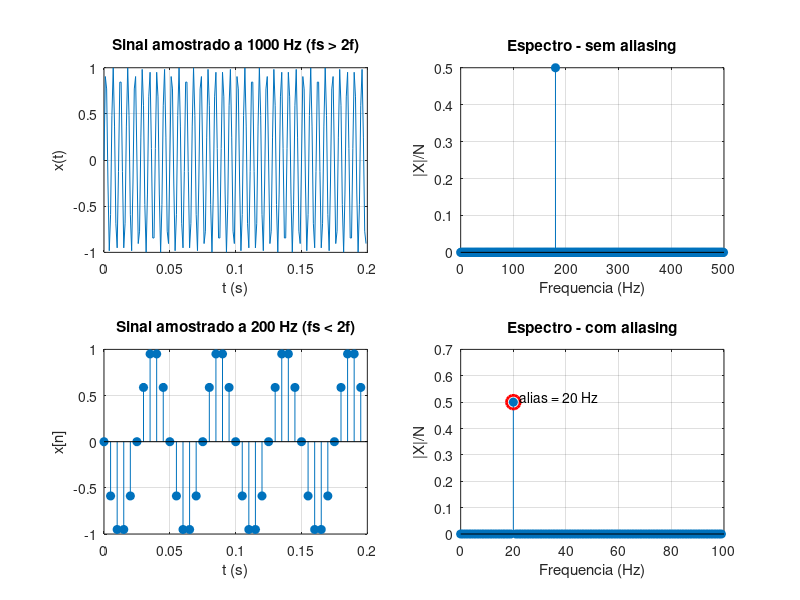

Recreate this plot in MATLAB.
% =========================================================================
% ATIVIDADE 03 - Efeito de Aliasing
% -------------------------------------------------------------------------
% Demonstra o fenomeno de aliasing reduzindo a taxa de amostragem de uma
% senoide de frequencia elevada. Compara os espectros antes e depois.
% =========================================================================

clear; clc; close all;

% --- Parametros do sinal "continuo" (alta taxa) ---
f_sig = 180;          % Hz - frequencia da senoide
fs1   = 1000;         % taxa de amostragem ADEQUADA   (fs1 > 2*f_sig)
fs2   = 200;          % taxa de amostragem INSUFICIENTE (fs2 < 2*f_sig)

T = 1;                % 1 segundo de sinal
t1 = 0:1/fs1:T-1/fs1;
t2 = 0:1/fs2:T-1/fs2;

x1 = sin(2*pi*f_sig*t1);
x2 = sin(2*pi*f_sig*t2);   % mesma senoide, amostrada com fs2

% --- FFT dos dois sinais ---
N1 = length(x1);  X1 = fft(x1);  f1 = (0:N1-1)*(fs1/N1);  mag1 = abs(X1)/N1;
N2 = length(x2);  X2 = fft(x2);  f2 = (0:N2-1)*(fs2/N2);  mag2 = abs(X2)/N2;

% --- Frequencia "alias" esperada quando fs < 2*f_sig ---
% Quando f_sig > fs/2, a senoide aparece em |f_sig - k*fs| dobrada em fs/2
f_alias = abs(f_sig - round(f_sig/fs2)*fs2);
fprintf('Frequencia original   : %.1f Hz\n', f_sig);
fprintf('fs adequado (Nyquist) : %.1f Hz  -> sem aliasing\n', fs1);
fprintf('fs reduzido           : %.1f Hz  -> alias em %.1f Hz\n', fs2, f_alias);

% --- Graficos ---
fig = figure('Name','Atividade 03 - Aliasing','Position',[100 100 1000 700]);

subplot(2,2,1);
plot(t1(1:200), x1(1:200));
title(sprintf('Sinal amostrado a %d Hz (fs > 2f)', fs1));
xlabel('t (s)'); ylabel('x(t)'); grid on;

subplot(2,2,2);
stem(f1(1:floor(N1/2)), mag1(1:floor(N1/2)), 'filled');
title('Espectro - sem aliasing');
xlabel('Frequencia (Hz)'); ylabel('|X|/N'); grid on;
xlim([0 fs1/2]);

subplot(2,2,3);
stem(t2(1:40), x2(1:40), 'filled');
title(sprintf('Sinal amostrado a %d Hz (fs < 2f)', fs2));
xlabel('t (s)'); ylabel('x[n]'); grid on;

subplot(2,2,4);
stem(f2(1:floor(N2/2)), mag2(1:floor(N2/2)), 'filled');
hold on;
plot(f_alias, max(mag2), 'ro', 'MarkerSize', 10, 'LineWidth', 2);
text(f_alias, max(mag2), sprintf('  alias = %.0f Hz', f_alias), ...
     'VerticalAlignment','bottom');
title('Espectro - com aliasing');
xlabel('Frequencia (Hz)'); ylabel('|X|/N'); grid on;
xlim([0 fs2/2]);

% --- Salvar PNG em Resultados/ ---
script_dir = fileparts(mfilename('fullpath'));
out_dir    = fullfile(script_dir, '..', '..', 'Resultados');
if ~exist(out_dir, 'dir'); mkdir(out_dir); end
print(fig, fullfile(out_dir, 'simulacao3atvd3.png'), '-dpng', '-r120');
fprintf('Figura salva em: %s\n', fullfile(out_dir, 'simulacao3atvd3.png'));
